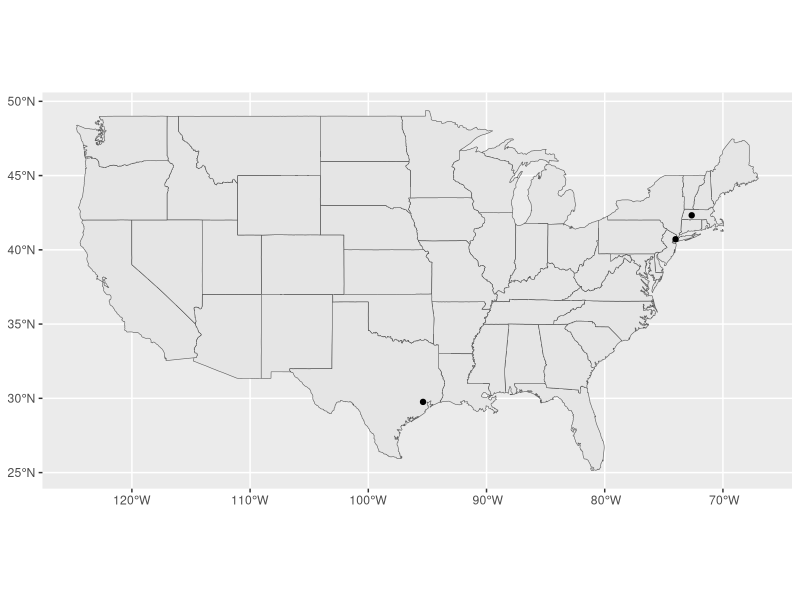

Reproduce this figure in R.
## ---- chunk 1
knitr::opts_chunk$set(echo = TRUE)
## ---- chunk 2
library(sf)
library(maps)
library(ggplot2)
library(tidyverse)

ry_cities <- tibble(
  name=c("New York City", "Houston", "Northampton"),
  lat = c(40.7128, 29.7604, 42.3251),
  lon = c(-74.006, -95.3698, -72.6412)
)

ry_cities_sf <- ry_cities %>% 
    st_as_sf(coords = c("lon", "lat"), crs = 4326)

USA_map <-  maps::map("state", plot = FALSE, fill = TRUE)
USA_sf <- USA_map %>% 
  st_as_sf(crs = 4326)
## ---- chunk 3
ggplot()+
  geom_sf(data=USA_sf)+
  geom_sf(data=ry_cities_sf)
